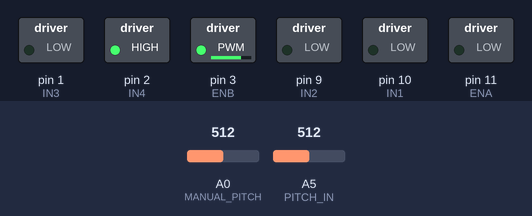
The sketch below on a simulated Arduino Uno, built with avr-gcc and run on an emulated ATmega328P. Parts: switched loads named in the sketch (green lamp = pin HIGH). The inputs (shaded band) are chosen by the test bench; at power-on: A0 (MANUAL_PITCH) = 512, A5 (PITCH_IN) = 512.

Above: at 3.2 s.
3.3 s: A0 (MANUAL_PITCH) set to 716
At 4.3 s:
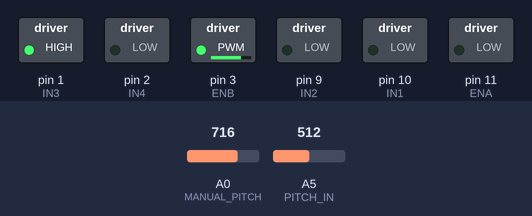
4.8 s: A0 (MANUAL_PITCH) set to 618
7.8 s: A0 (MANUAL_PITCH) set to 600
At 10.5 s:
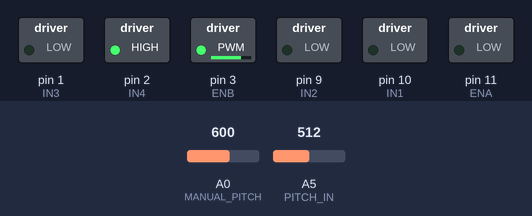
Timing chart, 0 to 12.0 s (numbered marks = the images above; inputs shaded):
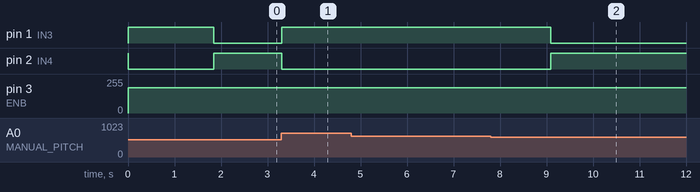

Measured:
- the behaviour switches between 601 and 600 on A0 (MANUAL_PITCH) (found by bisection; images 1 and 2)
- after the input at 3.3 s, pin 1 (IN3): LOW → HIGH at once; pin 2 (IN4): HIGH → LOW at once
- after the input at 4.8 s, every drawn part: stays the same
- after the input at 7.8 s, pin 1 (IN3): HIGH → LOW after 1.3 s instead of 4.2 s; pin 2 (IN4): LOW → HIGH after 1.3 s instead of 4.2 s

The sketch:

Test.ino
```cpp
//// TPF - 22.85 Sistemas de Control

#include<PID_v1.h>

#define KP 1.6 // Valor de oscilatorio 0.8 con KD y KI en 0
#define KI 0.8
#define KD 0.5

double aux = 0;
double sp = 500;
double in = 0;
double out = 0;

PID myPID(&in , &out , &sp ,KP,KI ,KD, REVERSE);
// ADC
#define MANUAL_PITCH A0
#define MANUAL_YAW A1
#define SIGNAL_YAW A2
#define SIGNAL_PITCH A3
#define YAW_IN A4 // Rango: 320 - 1000
#define PITCH_IN A5 // Rango: 200 - 700

// Puente H - Maximo Duty en 200
#define ENA 11
#define IN1 10
#define IN2 9
#define IN3 1
#define IN4 2
#define ENB 3

#define MYAW 0
#define MPITCH 1

void setup() {

  initADC();
  initPuenteH();
  myPID.SetMode(AUTOMATIC);
  myPID.SetOutputLimits(-255 ,255);
  myPID.SetSampleTime(10);

  //Serial.begin(9600);
}

void loop() {

  in = analogRead(PITCH_IN);
  aux = analogRead(MANUAL_PITCH);
  sp = ((aux*500)/1023) + 200;
  //Serial.println(analogRead(YAW_IN));
  myPID.Compute();
  configMotor(MPITCH, out);

}

void initADC() {
  pinMode (A0, INPUT);
  pinMode (A1, INPUT);
  pinMode (A2, INPUT);
  pinMode (A3, INPUT);
  pinMode (A4, INPUT);
}

void initPuenteH() {
  pinMode (ENA, OUTPUT);
  pinMode (ENB, OUTPUT);
  pinMode (IN1, OUTPUT);
  pinMode (IN2, OUTPUT);
  pinMode (IN3, OUTPUT);
  pinMode (IN4, OUTPUT);

  digitalWrite(ENA, LOW);
  digitalWrite(ENB, LOW);
  digitalWrite(IN1, LOW);
  digitalWrite(IN2, LOW);
  digitalWrite(IN3, LOW);
  digitalWrite(IN4, LOW);
}

void setForward(int motor) {
  if(motor == MYAW) {
    digitalWrite(IN1, HIGH);
    digitalWrite(IN2, LOW);
  }
  else if(motor == MPITCH) {
    digitalWrite(IN3, HIGH);
    digitalWrite(IN4, LOW);
  }
}

void setBackward(int motor) {
  if(motor == MYAW) {
    digitalWrite(IN1, LOW);
    digitalWrite(IN2, HIGH);
  }
  else if(motor == MPITCH) {
    digitalWrite(IN3, LOW);
    digitalWrite(IN4, HIGH);
  }
}

void setMotorSpeed(int motor, int value) { // 0 - 255
  if(motor == MYAW) {
    analogWrite(ENA, value);
  }
  else if(motor == MPITCH) {
    analogWrite(ENB, value);
  }
}

void configMotor(int motor, int param) {
  if(param > 190) {
    param = 190;
  }
  else if(param < 190) {
    param = -190;
  }

  if(param > 0) {
    setBackward(motor);
    setMotorSpeed(motor, param);
  }
  else if(param < 0) {
    setForward(motor);
    setMotorSpeed(motor, -param);
  }
}
```
